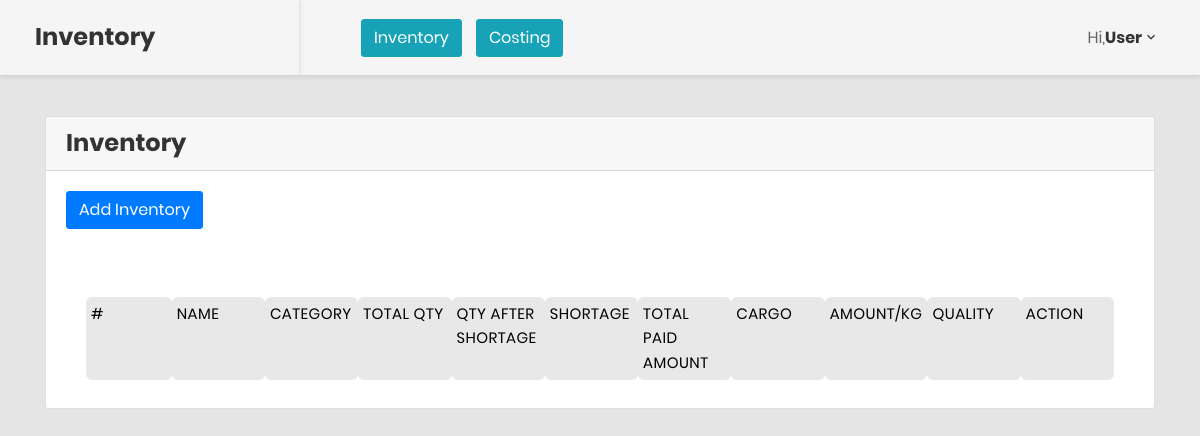
Page / (signed in) on the earlier database version.
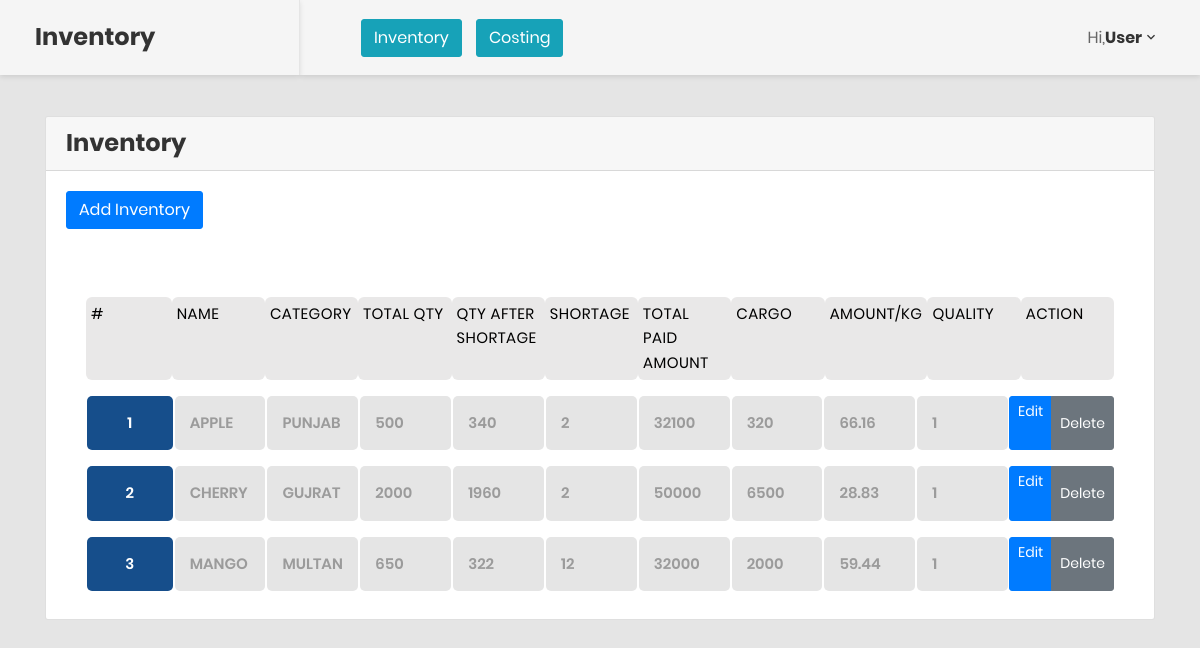
Same page on the later database version.
### tables this page shows
CREATE TABLE `inventory` (
  `id` int(11) NOT NULL,
  `product_name` varchar(255) NOT NULL,
  `product_qty` int(11) NOT NULL,
  `total_qty` int(11) NOT NULL,
  `shortage` int(11) NOT NULL,
  `total_amount_paid` int(11) NOT NULL,
  `amount_per_kg` float NOT NULL,
  `quality` int(11) NOT NULL,
  `category` varchar(255) NOT NULL,
  `cargo` float NOT NULL
);

### functions.php (called while the page is built, shortened)
<?php
require_once('conn.php');
function select($t,$wh=[]){
	global $conn;
	$q1 = where($wh);
	$select="SELECT * FROM $t $q1";
	$result=mysqli_query($conn,$select);
	$data=[];
	while ($row=mysqli_fetch_assoc($result)) {
		$data[]=$row;
	}
	return ($data);
}
function where($wh){
	$q=['WHERE 1 '];
	$q1=implode(' AND ', $q);
	return $q1;
}
?>

### index.php (the view)
<?php include('list.php');
$data = select('inventory');
?>
<div class="card-header">
	<h3>Inventory</h3>
</div>
<div class="card-body">
	<a href="add-inventory.php" class="btn btn-primary">Add Inventory</a>
</div>
<div class="card-body">
	<div class="details-container">
		<ul class="responsive-table">
			<li class="table-header">
				<div class="col col-1" data-label="#">#</div>
				<div class="col">Name</div>
				<div class="col">Category</div>
				<div class="col">Total Qty</div>
				<div class="col">Qty after Shortage</div>
				<div class="col">Shortage</div>
				<div class="col">Total paid Amount</div>
				<div class="col">Cargo</div>
				<div class="col">Amount/kg</div>
				<div class="col">Quality</div>
				<div class="col" colspan="2">Action</div>
			</li>
			<?php $n =1;?>
			<?php foreach ($data as $key => $value): ?>
				<li class="table-row">
					<div class="col col-1" data-label="#"><?= $n++ ?></div>
					<div class="col" data-label="Name-"><?= $value['product_name'] ?></div>
					<div class="col" data-label="Category-"><?= $value['category'] ?></div>
					<div class="col" data-label="Total Qty-"><?= $value['product_qty'] ?></div>
					<div class="col" data-label="Qty after Shortage-"><?= $value['total_qty'] ?></div>
					<div class="col" data-label="Shortage-"><?= $value['shortage'] ?></div>
					<div class="col" data-label="Total Amount Paid-"><?= $value['total_amount_paid'] ?></div>
					<div class="col" data-label="Amount/kg-"><?= $value['cargo'] ?></div>
					<div class="col" data-label="Amount/kg-"><?= $value['amount_per_kg'] ?></div>
					<div class="col" data-label="Quality-"><?= $value['quality'] ?></div>
					<div class="btn-group" role="group">
						<a href="edit.php?id=<?php echo $value['id']?>" class="btn btn-sm btn-primary">Edit</a>
						<button type="button" class="btn btn-sm btn-secondary" data-toggle="modal" data-target="#delete_stock-<?= $value['id'] ?>">
							Delete
						</button>
					</div>
				</li>
			<?php endforeach ?>
		</ul>
	</div>
</div>
<?php
include('index-end.php');
?>

Differences in the rows shown:
added inventory: product_name "APPLE", category "PUNJAB", product_qty "500", total_qty "340", shortage "2", total_amount_paid "32100", cargo "320", amount_per_kg "66.16", quality "1"
added inventory: product_name "CHERRY", category "GUJRAT", product_qty "2000", total_qty "1960", shortage "2", total_amount_paid "50000", cargo "6500", amount_per_kg "28.83", quality "1"
added inventory: product_name "MANGO", category "MULTAN", product_qty "650", total_qty "322", shortage "12", total_amount_paid "32000", cargo "2000", amount_per_kg "59.44", quality "1"
